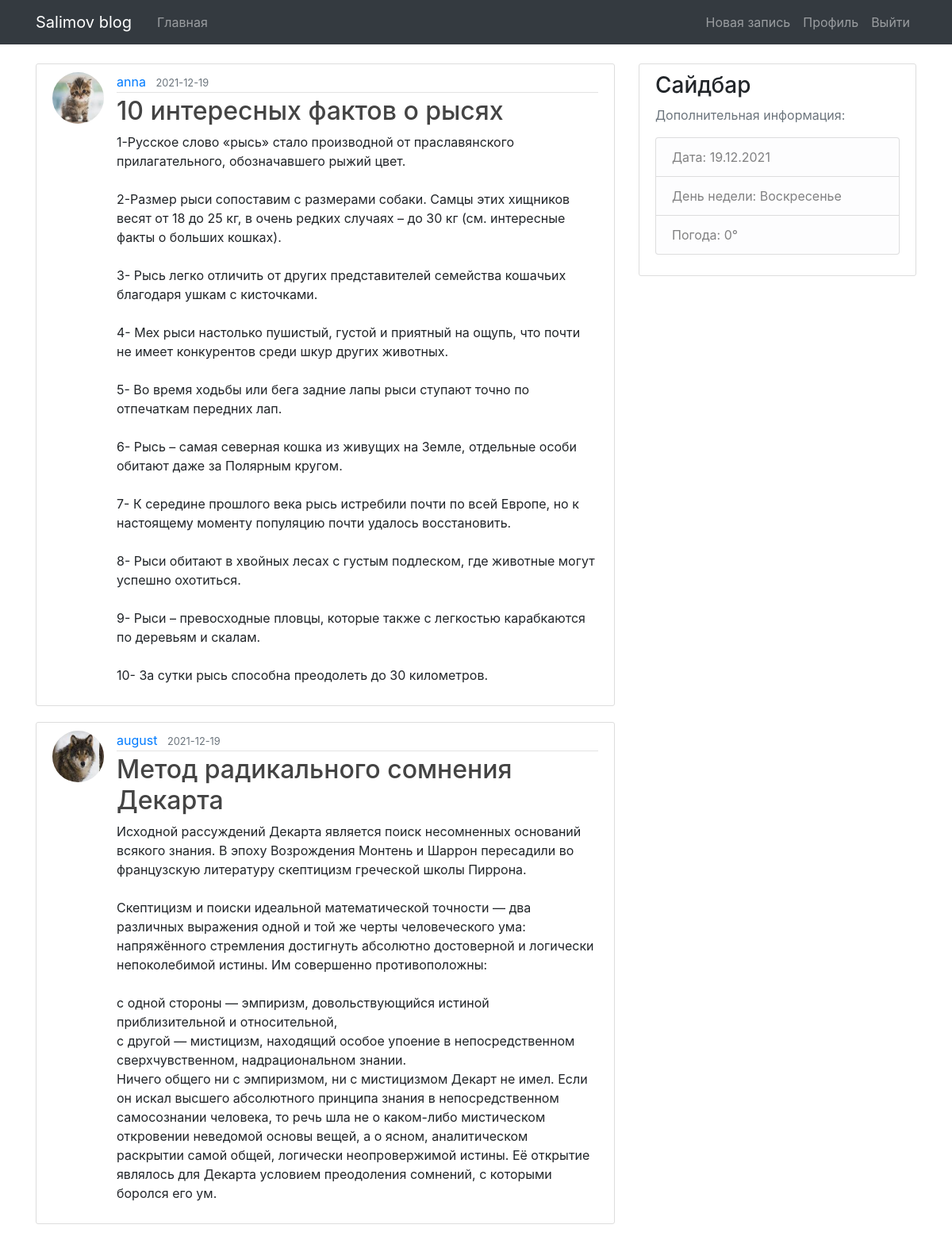
Screenshot of /home (signed in) with the database file from the repository.
### app/models.py (models this page shows, shortened)
class Post(db.Model):
    id = db.Column(db.Integer, primary_key=True)
    title = db.Column(db.String(100), nullable=False)
    date_posted = db.Column(db.DateTime, nullable=False, default=datetime.utcnow)
    content = db.Column(db.Text, nullable=False)
    user_id = db.Column(db.Integer, db.ForeignKey('user.id'), nullable=False)

class User(db.Model, UserMixin):
    id = db.Column(db.Integer, primary_key=True)
    username = db.Column(db.String(20), unique=True, nullable=False)
    email = db.Column(db.String(120), unique=True, nullable=False)
    image_file = db.Column(db.String(20), nullable=False, default='default.jpg')
    password = db.Column(db.String(60), nullable=False)
    posts = db.relationship('Post', backref='author', lazy=True)

### app/routes.py (the view)
@app.route("/")
@app.route("/home")
def home():
    posts = Post.query.all()
    return render_template('home.html', posts=posts)

### app/models.py (called while the page is built)
@login_manager.user_loader
def load_user(user_id):
    return User.query.get(int(user_id))

### app/templates/home.html
{% extends "layout.html" %}
{% block content %}
    {% for post in posts %}
        <article class="media content-section">
          <img class="rounded-circle article-img" src="{{ url_for('static', filename='profile_pics/' + post.author.image_file) }}">
          <div class="media-body">
            <div class="article-metadata">
              <a class="mr-2" href="#">{{ post.author.username }}</a>
              <small class="text-muted">{{ post.date_posted.strftime('%Y-%m-%d') }}</small>
            </div>
            <h2><a class="article-title" href="{{ url_for('post', post_id=post.id) }}">{{ post.title }}</a></h2>
            <p class="article-content">{{ post.content }}</p>
          </div>
        </article>
    {% endfor %}
{% endblock content %}

### app/static/main.css (style rules this page uses)
body { background: #fafafa; color: #333333; }
h1, h2, h3, h4, h5, h6 { color: #444444; }
.content-section { background: #ffffff; padding: 10px 20px; border: 1px solid #dddddd; border-radius: 3px; margin-bottom: 20px; }
.article-title { color: #444444; }
.article-content { white-space: pre-line; }
.article-img { height: 65px; width: 65px; margin-right: 16px; }
.article-metadata { padding-bottom: 1px; margin-bottom: 4px; border-bottom: 1px solid #e3e3e3 }

### rows the page displays
Post: image_file (picture), author.username "anna", date_posted "2021-12-19", title "10 интересных фактов о рысях", content "1-Русское слово «рысь» стало производной от праславянского прилагательного, обозначавшего рыжий цвет. 2-Размер рыси сопоставим с размерами собаки. Самцы этих хищников весят от 18 до 25 кг, в очень редких случаях – до 30 кг (см. интересные факты о больших кошках). 3- Рысь легко отличить от других представителей семейства кошачьих благодаря ушкам с кисточками. 4- Мех рыси настолько пушистый, густой и приятный на ощупь, что почти не имеет конкурентов среди шкур других животных. 5- Во время ходьбы или бега задние лапы рыси ступают точно по отпечаткам передних лап. 6- Рысь – самая северная кошка из живущих на Земле, отдельные особи обитают даже за Полярным кругом. 7- К середине прошлого века…"
Post: image_file (picture), author.username "august", date_posted "2021-12-19", title "Метод радикального сомнения Декарта", content "Исходной рассуждений Декарта является поиск несомненных оснований всякого знания. В эпоху Возрождения Монтень и Шаррон пересадили во французскую литературу скептицизм греческой школы Пиррона. Скептицизм и поиски идеальной математической точности — два различных выражения одной и той же черты человеческого ума: напряжённого стремления достигнуть абсолютно достоверной и логически непоколебимой истины. Им совершенно противоположны: с одной стороны — эмпиризм, довольствующийся истиной приблизительной и относительной, с другой — мистицизм, находящий особое упоение в непосредственном сверхчувственном, надрациональном знании. Ничего общего ни с эмпиризмом, ни с мистицизмом Декарт не имел. Если он…"
